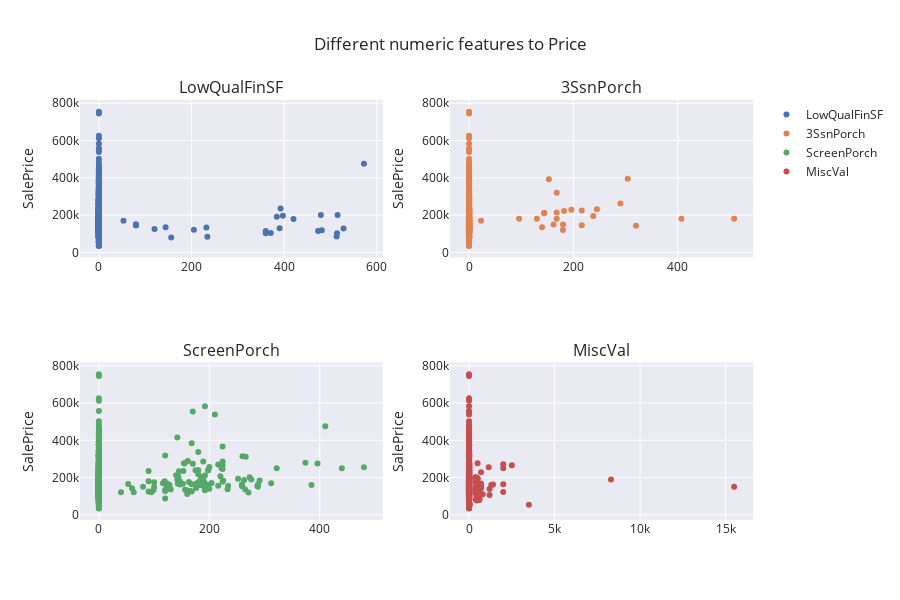

The notebook cell this image was saved under:
### Code cell
def pick_suspicious_features(data, features, treshold):
    suspicious = []
    for feature in features:
        feature_samples = data[feature].count()
        most_frequent = data[feature].value_counts().iloc[0]
        if (most_frequent / feature_samples) > treshold:
            suspicious.append(feature)
            
    return suspicious

#### Посмотрим на описанные признаки в разрезе цены.
suspicious_num_featues = pick_suspicious_features(houses_raw_df, num_features(houses_raw_df), treshold=0.9)

plot_scatter(houses_raw_df, suspicious_num_featues, TARGET, title="Different numeric features to Price")
# Собственно видим что у всех этих признаков > 80% значений находится в нуле. и разраброс цен очень высок. 
# Ненулевые значения не имеют ни тренда ни корреляции с ценой.
# Поэтому признаки не смогут объяснить дисперсию следовательно их можно удалить

print("Removing next features: ", suspicious_num_featues)
houses_raw_df.drop(suspicious_num_featues, axis=1, inplace=True)

### Figure 1 — Plotly figure (JSON) as saved in the notebook; plotly's stock layout.template omitted (floating-point values rounded to 4 significant figures; data arrays with more than 128 entries replaced by an {"elided": "..."} marker saying what was removed)
{"data": [{"mode": "markers", "name": "LowQualFinSF", "type": "scatter", "x": {"elided": "1460 int values"}, "xaxis": "x", "y": {"elided": "1460 int values"}, "yaxis": "y"}, {"mode": "markers", "name": "3SsnPorch", "type": "scatter", "x": {"elided": "1460 int values"}, "xaxis": "x2", "y": {"elided": "1460 int values"}, "yaxis": "y2"}, {"mode": "markers", "name": "ScreenPorch", "type": "scatter", "x": {"elided": "1460 int values"}, "xaxis": "x3", "y": {"elided": "1460 int values"}, "yaxis": "y3"}, {"mode": "markers", "name": "MiscVal", "type": "scatter", "x": {"elided": "1460 int values"}, "xaxis": "x4", "y": {"elided": "1460 int values"}, "yaxis": "y4"}], "layout": {"annotations": [{"font": {"size": 16}, "showarrow": false, "text": "LowQualFinSF", "x": 0.225, "xanchor": "center", "xref": "paper", "y": 1, "yanchor": "bottom", "yref": "paper"}, {"font": {"size": 16}, "showarrow": false, "text": "3SsnPorch", "x": 0.775, "xanchor": "center", "xref": "paper", "y": 1, "yanchor": "bottom", "yref": "paper"}, {"font": {"size": 16}, "showarrow": false, "text": "ScreenPorch", "x": 0.225, "xanchor": "center", "xref": "paper", "y": 0.375, "yanchor": "bottom", "yref": "paper"}, {"font": {"size": 16}, "showarrow": false, "text": "MiscVal", "x": 0.775, "xanchor": "center", "xref": "paper", "y": 0.375, "yanchor": "bottom", "yref": "paper"}], "height": 600, "title": {"text": "Different numeric features to Price"}, "width": 900, "xaxis": {"anchor": "y", "domain": [0, 0.45]}, "xaxis2": {"anchor": "y2", "domain": [0.55, 1]}, "xaxis3": {"anchor": "y3", "domain": [0, 0.45]}, "xaxis4": {"anchor": "y4", "domain": [0.55, 1]}, "yaxis": {"anchor": "x", "domain": [0.625, 1], "title": {"text": "SalePrice"}}, "yaxis2": {"anchor": "x2", "domain": [0.625, 1], "title": {"text": "SalePrice"}}, "yaxis3": {"anchor": "x3", "domain": [0, 0.375], "title": {"text": "SalePrice"}}, "yaxis4": {"anchor": "x4", "domain": [0, 0.375], "title": {"text": "SalePrice"}}}}
